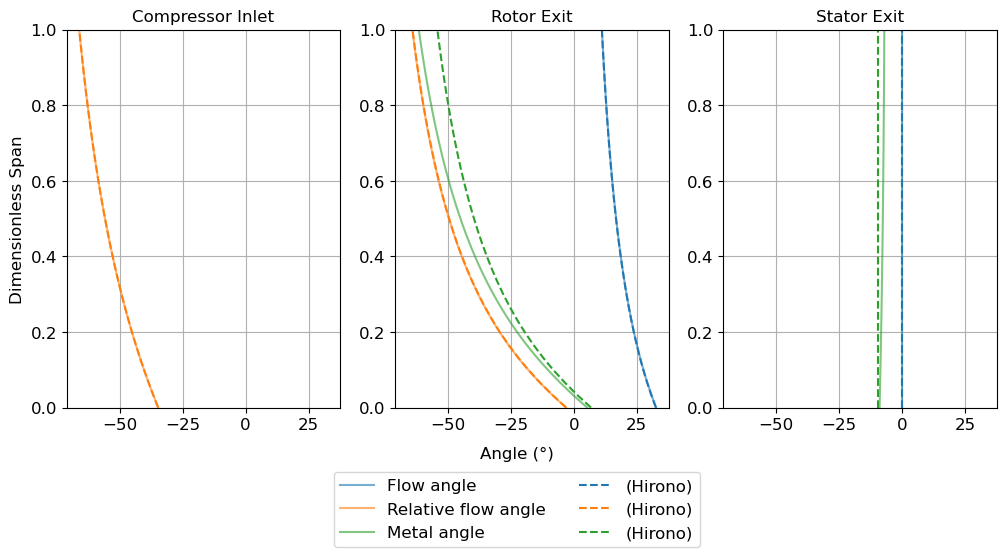

The script that saved this image:
# import modules
import numpy as np
import matplotlib.pyplot as plt
from matplotlib.lines import Line2D
from time import perf_counter as timer

# import high speed solver
from engine import Engine
from flight_scenario import Flight_scenario
import utils

# import matlab
import matlab.engine
from pathlib import Path as FilePath
import io

# load Latex font
import matplotlib.font_manager as fm
font_path = r"C:\Windows\Fonts\texgyretermes-regular.otf"
prop = fm.FontProperties(fname = font_path)

# update matplotlib global parameters
plt.rcParams.update({
    "font.family": "TeX Gyre Termes",
    "font.size": 12,
    "mathtext.fontset": "stix",
})

# Inputs class
class Inputs:

    # matlab script filename
    filename = "DuctedFanDesign_220503"

    # path to matlab_folder
    python_dir = FilePath(__file__).resolve().parent
    parent_dir = python_dir.parent.parent
    matlab_dir = parent_dir / "forSlava"

    alpha = 0.6

def run_matlab():
    """Creates a spanwise flow angle plot with matlab results overlaid."""
    # run matlab engine
    eng = matlab.engine.start_matlab()
    eng.eval("set(0, 'DefaultFigureVisible', 'off')", nargout=0)

    # add MATLAB folder to MATLAB search path
    eng.addpath(str(Inputs.matlab_dir), nargout = 0)

    # create dummy buffers
    out = io.StringIO()
    err = io.StringIO()

    # run script rejecting terminal outputs
    print(
        f"Running MATLAB script {utils.Colours.GREEN}{Inputs.filename}{utils.Colours.END} "
        f"in folder {utils.Colours.GREEN}{Inputs.matlab_dir}{utils.Colours.END}!"
    )
    t1 = timer()
    eng.run(Inputs.filename, nargout = 0, stdout = out, stderr = err)
    t2 = timer()
    print(f"MATLAB script completed in {utils.Colours.GREEN}{t2 - t1:.4g}{utils.Colours.END} s!")

    # extract information
    a = eng.workspace["a"]
    d = eng.workspace["d"]
    g = eng.workspace["g"]

    # convert to numpy arrays
    alpha = np.array(a["alpha"], dtype = float)
    v_x = np.array(a["vx"], dtype = float)
    chi = np.array(g["chi"], dtype = float)

    # store variables for later
    Inputs.m_dot = np.array(eng.workspace["mdot"], dtype = float)[0][0]
    Inputs.rho = np.array(eng.workspace["ro"], dtype = float)[0][0]
    Inputs.rr = np.transpose(np.array(d["r"], dtype = float))[0]

    # extract flight scenario specification
    Inputs.altitude = np.array(eng.workspace["ht"], dtype = float)[0][0]
    Inputs.flight_speed = np.array(eng.workspace["v0"], dtype = float)[0][0]
    Inputs.diameter = np.array(eng.workspace["D"], dtype = float)
    Inputs.thrust = np.array(eng.workspace["T"], dtype = float)[0][0]
    Inputs.hub_tip_ratio = np.array(eng.workspace["q"], dtype = float)

    # extract engine specification
    Inputs.phi = np.array(eng.workspace["phi"], dtype = float)
    Inputs.psi = np.array(eng.workspace["psi"], dtype = float)[0][0]
    Inputs.n = np.array(eng.workspace["n"], dtype = float)

    # extract blade design information
    Inputs.DF = np.array(eng.workspace["DF"], dtype = float)
    Inputs.AR = np.array(eng.workspace["AR"], dtype = float)

    # shut down engine
    eng.quit()

    # store axial velocities
    Inputs.v_x_1 = v_x[:, 0, 0]
    Inputs.v_x_2 = v_x[:, 1, 0]
    Inputs.v_x_3 = v_x[:, 2, 0]

    # store rotor angles
    Inputs.beta_1 = alpha[:, 0, 1]
    Inputs.beta_2 = alpha[:, 1, 1]
    Inputs.chi_2 = chi[:, 1, 0]

    # store stator angles
    Inputs.alpha_2 = alpha[:, 1, 2]
    Inputs.alpha_3 = alpha[:, 2, 2]
    Inputs.chi_3 = chi[:, 1, 1]

    return

    # get array of radii from array of spans
    rr = Inputs.hub_tip_ratio + (1 - Inputs.hub_tip_ratio) * xx

    # store matlab flow angles
    self.blade_rows[0].inlet.matlab_rel_angle = np.interp(xx, xx_matlab, alpha[:, 0, 1])
    self.blade_rows[0].exit.matlab_rel_angle = np.interp(xx, xx_matlab, alpha[:, 1, 1])
    self.blade_rows[0].exit.matlab_angle = np.interp(xx, xx_matlab, alpha[:, 1, 2])

    # store matlab axial velocity
    self.blade_rows[0].inlet.matlab_v_x = np.interp(xx, xx_matlab, v_x[:, 0, 0])
    self.blade_rows[0].exit.matlab_v_x = np.interp(xx, xx_matlab, v_x[:, 1, 0])
    self.blade_rows[1].exit.matlab_v_x = np.interp(xx, xx_matlab, v_x[:, 2, 0])

    # loop over all blade rows
    for blade_row in self.blade_rows:

        # calculate cumulative (dimensional) mass flow rate
        dm_dr = 2 * rho * blade_row.exit.matlab_v_x * rr * self.scenario.A / (1 - self.hub_tip_ratio**2)
        blade_row.exit.m_dot_matlab = utils.cumulative_trapezoid(dm_dr, rr)
        blade_row.exit.m_dot_kg_s = (
            blade_row.exit.m_dot * self.scenario.A * self.scenario.p_0 / np.sqrt(utils.c_p * self.scenario.T_0)
        )

        # calculate dimensional density variation
        blade_row.exit.rho_kg_m_3 = (
            blade_row.exit.p / (utils.R * blade_row.exit.T) * self.scenario.p_0 / self.scenario.T_0
        )
        blade_row.exit.rho_matlab = rho * np.ones(utils.Defaults.solver_grid)

        # calculate solver flow velocity in m_s
        blade_row.exit.v_x_m_s = blade_row.exit.v_x * np.sqrt(utils.gamma * utils.R * self.scenario.T_0)

    # calculate cumulative (dimensional) mass flow rate at inlet
    dm_dr = 2 * rho * self.blade_rows[0].inlet.matlab_v_x * rr * self.scenario.A / (1 - self.hub_tip_ratio**2)
    self.blade_rows[0].inlet.m_dot_matlab = utils.cumulative_trapezoid(dm_dr, rr)
    self.blade_rows[0].inlet.m_dot_kg_s = (
        self.blade_rows[0].inlet.m_dot * self.scenario.A * self.scenario.p_0 / np.sqrt(utils.c_p * self.scenario.T_0)
    )

    # calculate dimensional density variation at inlet
    self.blade_rows[0].inlet.rho_kg_m_3 = (
        self.blade_rows[0].inlet.p / (utils.R * self.blade_rows[0].inlet.T) * self.scenario.p_0 / self.scenario.T_0
    )

    # calculate solver flow velocity in m/s at inlet
    self.blade_rows[0].inlet.v_x_m_s = (
        self.blade_rows[0].inlet.v_x * np.sqrt(utils.gamma * utils.R * self.scenario.T_0)
    )

    # define quantities to plot
    quantities = [
        [
            'matlab_angle', 'MatLab absolute flow angle',
            'matlab_rel_angle', 'MatLab relative flow angle',
            'alpha', 'Absolute flow angle (°)',
            'beta', 'Relative flow angle (°)'
        ],
        [
            'matlab_v_x', 'MatLab axial flow velocity (m/s)',
            'v_x_m_s', 'Axial flow velocity (m/s)'
        ],
        [
            'm_dot_matlab', 'MatLab cumulative mass flow rate (kg/s)',
            'm_dot_kg_s', 'Cumulative mass flow rate (kg/s)'
        ],
        [
            'rho_matlab', 'MatLab density (kg/m^3)',
            'rho_kg_m_3', 'Density (kg/m^3)'
        ]
    ]

    # plot spanwise variation
    #self.plot_spanwise(quantities)

def span(rr):

    return (rr - rr[0]) / (rr[-1] - rr[0])

# main function
def main():

    # run matlab script
    run_matlab()

    # create Flight_scenario
    flight_scenario = Flight_scenario(
        "", Inputs.altitude, Inputs.flight_speed, Inputs.diameter, Inputs.hub_tip_ratio,
        Inputs.thrust
    )

    # calculate matlab inlet mach number
    v_c_p_T_0 = Inputs.v_x_1[0] / np.sqrt(utils.c_p * flight_scenario.T_0)
    Inputs.M_1 = utils.inverse_velocity_function(v_c_p_T_0)

    # create Engine
    engine = Engine(flight_scenario, 1, [Inputs.phi], [Inputs.psi], Inputs.n, 0, 1, Inputs.M_1)
    engine.design()

    # define engine blade geometry
    engine.geometry = {
        "aspect_ratio": Inputs.AR,
        "diffusion_factor": Inputs.DF,
        "design_parameter": 1
    }
    engine.empirical_design()

    # comparison plot of axial velocity
    fig, axes = plt.subplots(1, 3, figsize = utils.Defaults.figsize, sharex = True)

    # plot design tool axial velocity distributions against span
    axes[0].plot(
        engine.blade_rows[0].inlet.v_x * np.sqrt(utils.gamma * utils.R * engine.scenario.T_0),
        span(engine.blade_rows[0].inlet.rr), alpha = Inputs.alpha
    )
    axes[1].plot(
        engine.blade_rows[0].exit.v_x * np.sqrt(utils.gamma * utils.R * engine.scenario.T_0),
        span(engine.blade_rows[0].exit.rr), alpha = Inputs.alpha
    )
    axes[2].plot(
        engine.blade_rows[1].exit.v_x * np.sqrt(utils.gamma * utils.R * engine.scenario.T_0),
        span(engine.blade_rows[1].exit.rr), alpha = Inputs.alpha
    )

    # plot matlab code axial velocity distributions against span
    xx = np.linspace(0, 1, Inputs.v_x_1.shape[0])
    axes[0].plot(Inputs.v_x_1, xx, linestyle = "--", color = "C0")
    axes[1].plot(Inputs.v_x_2, xx, linestyle = "--", color = "C0")
    axes[2].plot(Inputs.v_x_3, xx, linestyle = "--", color = "C0")

    # calculate matlab exit mass flow rate:
    matlab_m_dot = (
        2 * np.pi * Inputs.rho * utils.cumulative_trapezoid(
            Inputs.rr, Inputs.rr * Inputs.v_x_3
        )[-1]
    )
    m_dot_matlab_error = 100 * np.abs(matlab_m_dot / Inputs.m_dot - 1)

    # retrieve design tool mass flow rate and error
    m_dot_design = engine.m_dot
    m_dot_design_error = 100 * np.abs(
        engine.blade_rows[-1].exit.m_dot[-1] / engine.blade_rows[0].inlet.m_dot[-1] - 1
    )

    # add title comparing mass flow rates
    fig.suptitle(
        f"MATLAB inlet mass flow rate: {Inputs.m_dot:.4g} kg/s, "
        f"outlet error %: {m_dot_matlab_error}\n"
        f"Design tool inlet mass flow rate: {m_dot_design:.4g} kg/s, "
        f"outlet error %: {m_dot_design_error:.4g}"
    )

    # loop for each axis
    for ax in axes:

        # add grid
        ax.grid()

    # comparison plot of flow and metal angles
    fig, axes = plt.subplots(1, 3, figsize = utils.Defaults.figsize, sharex = True)

    # plot design tool flow and metal angle distributions across span
    axes[0].plot(
        utils.rad_to_deg(engine.blade_rows[0].inlet.beta),
        span(engine.blade_rows[0].inlet.rr),
        color = "C1", alpha = Inputs.alpha
    )
    axes[1].plot(
        utils.rad_to_deg(engine.blade_rows[0].exit.alpha),
        span(engine.blade_rows[0].exit.rr),
        color = "C0", alpha = Inputs.alpha
    )
    axes[1].plot(
        utils.rad_to_deg(engine.blade_rows[0].exit.beta),
        span(engine.blade_rows[0].exit.rr),
        color = "C1", alpha = Inputs.alpha
    )
    axes[1].plot(
        utils.rad_to_deg(engine.blade_rows[0].exit.metal_angle),
        span(engine.blade_rows[0].exit.rr),
        color = "C2", alpha = Inputs.alpha
    )
    axes[2].plot(
        utils.rad_to_deg(engine.blade_rows[1].exit.alpha),
        span(engine.blade_rows[0].exit.rr),
        color = "C0", alpha = Inputs.alpha
    )
    axes[2].plot(
        utils.rad_to_deg(engine.blade_rows[1].exit.metal_angle),
        span(engine.blade_rows[0].exit.rr),
        color = "C2", alpha = Inputs.alpha
    )

    # plot matlab code flow and metal angle distributions against span
    axes[0].plot(Inputs.beta_1, xx, linestyle = "--", color = "C1")
    axes[1].plot(Inputs.beta_2, xx, linestyle = "--", color = "C1")
    axes[1].plot(Inputs.chi_2, xx, linestyle = "--", color = "C2")
    axes[1].plot(Inputs.alpha_2, xx, linestyle = "--", color = "C0")
    axes[2].plot(Inputs.alpha_3, xx, linestyle = "--", color = "C0")
    axes[2].plot(Inputs.chi_3, xx, linestyle = "--", color = "C2")
    
    # add axis labels
    axes[0].set_ylabel("Dimensionless Span", fontsize = utils.Defaults.fontsize)
    fig.supxlabel("Angle (°)", y = 0.23, fontsize = utils.Defaults.fontsize)

    # loop for each axis
    for ax in axes:

        # set grid, y-axis limits, and tick label font size
        ax.grid()
        ax.set_ylim(0, 1)
        ax.tick_params(axis = "both", labelsize = utils.Defaults.fontsize)

    # create custom legend handles for ordering purposes
    custom_handles = [
        Line2D([0], [0], color = "C0", alpha = Inputs.alpha, label = "Flow angle"),
        Line2D([0], [0], color = "C1", alpha = Inputs.alpha, label = "Relative flow angle"),
        Line2D([0], [0], color = "C2", alpha = Inputs.alpha, label = "Metal angle"),
        Line2D([0], [0], color = "C0", linestyle = "--", label = "(Hirono)"),
        Line2D([0], [0], color = "C1", linestyle = "--", label = "(Hirono)"),
        Line2D([0], [0], color = "C2", linestyle = "--", label = "(Hirono)"),
    ]

    # make room for legend and add to plot
    plt.subplots_adjust(bottom = 0.35)
    axes[-1].legend(
        handles = custom_handles,
        loc = "center", bbox_to_anchor = (0.5, 0.12), bbox_transform = fig.transFigure,
        fontsize = utils.Defaults.fontsize, ncol = 2,
    )

    # set axis titles
    axes[0].set_title("Compressor Inlet", fontsize = utils.Defaults.fontsize)
    axes[1].set_title("Rotor Exit", fontsize = utils.Defaults.fontsize)
    axes[2].set_title("Stator Exit", fontsize = utils.Defaults.fontsize)

    # save figure
    fig.savefig("exports/hirono_validation.png", dpi = utils.Defaults.dpi, bbox_inches = "tight")

# upon script execution
if __name__ == "__main__":

    # run main() and show all plots
    main()
    plt.show()
